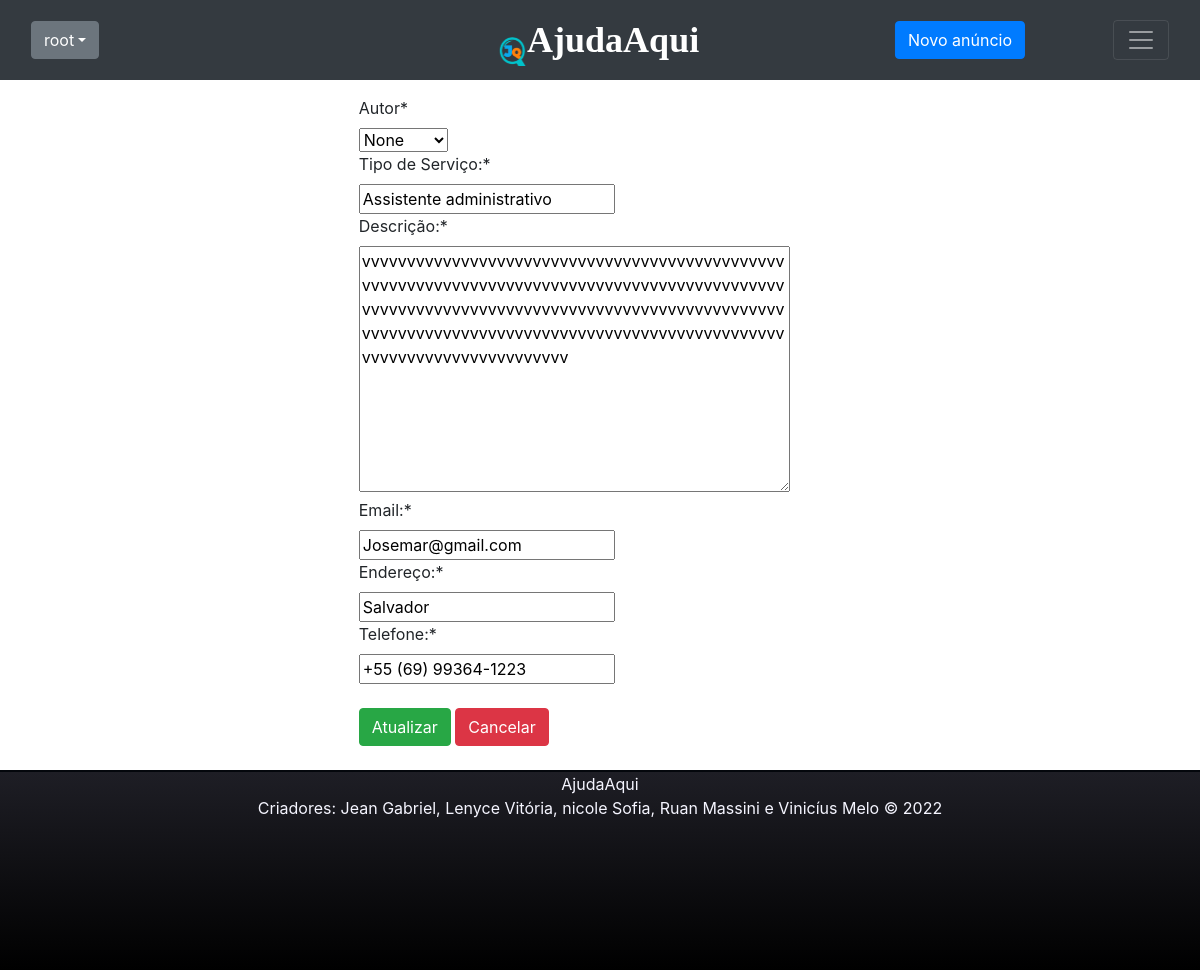
The app's page /edit/20/ (signed in) with its own data.
### anuncio/models.py (models this page shows, shortened)
class Anuncio(models.Model):
    autor = models.ForeignKey(User,  on_delete=models.CASCADE)
    tipoSv = models.CharField(max_length=200, verbose_name='Tipo de Serviço:')
    descSv = models.TextField(verbose_name='Descrição:')
    data_publicacao = models.DateTimeField(auto_now_add=True)
    email = models.EmailField(verbose_name='Email:')
    endereco = models.CharField(max_length=50, verbose_name='Endereço:')
    telefone = models.CharField(max_length=20, verbose_name='Telefone:')

### anuncio/views.py (the view)
# urls.py: path('edit/<int:pk>/', views.AnuncioEdit.as_view(template_name="anuncio/anuncio_updated.html"), name='anuncioEdit'),
class AnuncioEdit(GroupRequiredMixin, LoginRequiredMixin, UpdateView):
    login_url = reverse_lazy('login')
    group_required = [u"Admin", u"User"]
    model = Anuncio
    fields = '__all__'
    success_url: reverse_lazy('anuncio:anuncioList')

### anuncio/templates/anuncio/anuncio_updated.html (shortened to what this page needs)
{% extends 'anuncio/base.html' %}
{% load crispy_forms_tags %}
{% block content %}
      <br>
     <div class="row" style="align-content: center;">
        <div class="col-md-5 mx-auto">
            <form action="" method="POST" >
                {{ form|crispy }}
                <br>
                <button type="submit" class="btn btn-success">Atualizar</button>
                <input type="reset" class="btn btn-danger" onclick="location.href = '{% url 'anuncio:anuncioList' %}'", value="Cancelar">
            </form>
        </div>
    </div>
    <br>
{% endblock %}

### anuncio/templates/anuncio/base.html (shortened to what this page needs)
<!DOCTYPE html>
{% load static %}
<html lang="pt-br">
<head>
    <link href="https://cdn.jsdelivr.net/npm/bootstrap@5.2.2/dist/css/bootstrap.min.css" rel="stylesheet"
>
    <link rel="stylesheet" href="https://cdn.jsdelivr.net/npm/bootstrap@4.6.2/dist/css/bootstrap.min.css"
>
    <link rel="stylesheet" href="{% static 'css/anuncio.css' %}">
</head>
<body>
    {% if request.user.is_authenticated %}
    <nav class="navbar navbar-dark bg-dark fixed-top">
        <div class="container-fluid">
            <div class="dropdown">
                <a class="btn btn-secondary dropdown-toggle" href="#" role="button" data-bs-toggle="dropdown"
                    aria-expanded="false">{{ request.user }}</a>
            </div>
            {% endif %}
            {% if request.user.is_authenticated %}
            <a class="navbar-brand" href="/" style="color:rgb(255, 255, 255)">
                <img src="{% static 'img/ajuda.png' %}" alt="Logo" width="30" height="32"
                    class="d-inline-block align-text-top"><strong
                    style="font-size: 36px; font-family: Lucida Sans;">AjudaAqui</strong></a>
            <div class="centralizar">
                <a href="{% url 'anuncio:anuncioCreate' %}" class="btn btn-primary">Novo anúncio</a>
            </div>
            <button class="navbar-toggler" type="button" data-bs-toggle="offcanvas"
                data-bs-target="#offcanvasDarkNavbar" aria-controls="offcanvasDarkNavbar">
                <span class="navbar-toggler-icon"></span>
            </button>
        </div>
    </nav>
    {% endif %}
    <br>
    <br>
    <br>
    <div class="meio">
        {% block content %}
        {% endblock %}
    </div>
    {% if request.user.is_authenticated %}
    <div class="rodape">
        <footer>
            <p>AjudaAqui<br>Criadores: Jean Gabriel, Lenyce Vitória, nicole Sofia, Ruan Massini e Vinicíus Melo &copy; 2022</p>
        </footer>
    </div>
    {% endif %}
</body>
</html>

### anuncio/static/CSS/anuncio.css (style rules this page uses)
.navbar-brand { font-family: 'Times New Roman' }
.centralizar { position:absolute; top:50%; left:80%; transform: translate(-50%, -50%); }
.row { align-content: center; }
.rodape { background-image: linear-gradient(to bottom, rgb(30, 30, 37), black); height: 200px; border-top: 2px solid rgb(4, 7, 12); }
footer p { color: #f5f5ff; text-align: center; top: 500%; position: relative; }

### records on screen
Anuncio: autor "None", tipoSv "Assistente administrativo", descSv "vvvvvvvvvvvvvvvvvvvvvvvvvvvvvvvvvvvvvvvvvvvvvvvvvvvvvvvvvvvvvvvvvvvvvvvvvvvvvvvvvvvvvvvvvvvvvvvvvvvvvvvvvvvvvvvvvvvvvvvvvvvvvvvvvvvvvvvvvvvvvvvvvvvvvvvvvvvvvvvvvvvvvvvvvvvvvvvvvvvvvvvvvvvvvvvvvvvvvvvvvvvvvvvvvvv", email "Josemar@gmail.com", endereco "Salvador", telefone "+55 (69) 99364-1223"

### other values on screen
{{ request.user }} "root"
